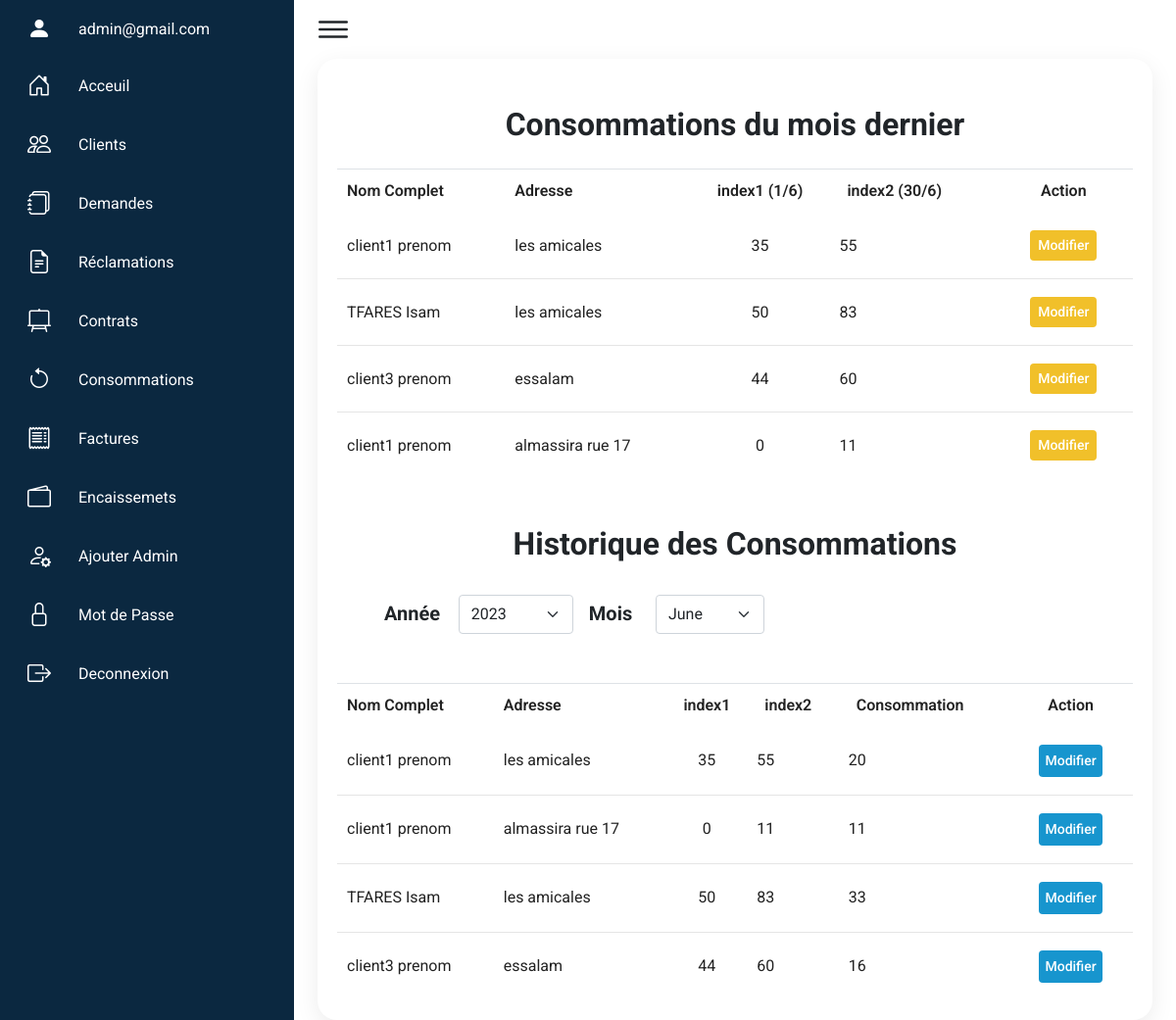
Screenshot of /index.php?page=consommations (signed in) with the database file from the repository.
### tables this page shows
CREATE TABLE `contrats` (
  `contrat_id` int(11) NOT NULL,
  `client_id` int(11) NOT NULL,
  `numero` int(11) NOT NULL,
  `date_de_debut` date NOT NULL DEFAULT current_timestamp(),
  `date_de_fin` date DEFAULT NULL,
  `adresse_local` varchar(50) NOT NULL,
  `localite_id` int(11) NOT NULL,
  `etat` int(11) NOT NULL DEFAULT 1
);

CREATE TABLE `clients` (
  `client_id` int(11) NOT NULL,
  `password` varchar(50) NOT NULL,
  `nom` varchar(20) NOT NULL,
  `prenom` varchar(20) NOT NULL,
  `adresse` varchar(50) NOT NULL,
  `tel` varchar(10) NOT NULL,
  `email` varchar(30) NOT NULL,
  `isVerified` int(11) NOT NULL DEFAULT 0,
  `token` varchar(255) NOT NULL,
  `isActive` tinyint(4) NOT NULL DEFAULT 1
);

CREATE TABLE `consommations` (
  `consommation_id` int(11) NOT NULL,
  `contrat_id` int(11) NOT NULL,
  `consommation_mois` varchar(20) NOT NULL DEFAULT current_timestamp(),
  `consommation_annee` varchar(20) NOT NULL,
  `consommation_index1` int(11) NOT NULL,
  `consommation_index2` int(11) NOT NULL
);

### controllers/consommations.php (called while the page is built, shortened)
<?php
require_once('./models/consommations.php');
require_once('./models/contrats.php');
function getConsommationsOfLMTest()
{
    $currentMonth = date('n');
    $currentYear = date('Y');
    if ($currentMonth == 1) {
        $month = 12;
        $year = $currentYear - 1;
        $month2 = 11;
        $year2 = $currentYear - 1;
    } elseif ($currentMonth == 2) {
        $month = 1;
        $year = $currentYear;
        $month2 = 12;
        $year2 = $currentYear - 1;
    } else {
        $month = $currentMonth - 1;
        $year = $currentYear;
        $month2 = $currentMonth - 2;
        $year2 = $currentYear;
    }
    $contrats = getActivesContartsHaveConsommations($month, $year);
    $consommations = [];
    foreach ($contrats as $contrat) {
        $consommation = getConsommationOfMounthAndYearOfContrat($month2, $year2, $contrat['contrat_id']);
        $contrat['consommation_index2'] = $consommation ? $consommation['consommation_index2'] : 0;
        $consommations[] = $contrat;
    }
    return $consommations;
}
function getYears()
{
    return Years();
}
function getMounths()
{
    return Mounths();
}
function getHistoriqueConsommations($year, $mounth)
{
    if (!empty($year) && !empty($mounth)) {
        return getHistoriqueConsommationsDB($year, $mounth);
    } else {
        RedirectwithPost("index.php?page=consommations", 0, "invalid data");
    }
}
function getConsommationsOfCM()
{
    $currentMonth = date('n');
    $currentYear = date('Y');
    if ($currentMonth == 1) {
        $lastMonthNumber = 12;
        $lastMonthYear = $currentYear - 1;
    } else {
        $lastMonthNumber = $currentMonth - 1;
        $lastMonthYear = $currentYear;
    }
    $contrats = getActivesContartsHaveConsommations($lastMonthNumber, $lastMonthYear);
    $consommations = [];
    foreach ($contrats as $contrat) {
        $consommation = getConsommationOfMounthAndYearOfContrat($lastMonthNumber, $lastMonthYear, $contrat['contrat_id']);
        $contrat['consommation_index1'] = $consommation ? $consommation['consommation_index1'] : NULL;
        $contrat['consommation_index2'] = $consommation ? $consommation['consommation_index2'] : NULL;
        $contrat['consommation_id'] = $consommation ? $consommation['consommation_id'] : NULL;
        $consommations[] = $contrat;
    }
    return $consommations;
}

### models/contrats.php (called while the page is built, shortened)
<?php
function getContrats()
{
    $db = connectToDatabase();
    if (isset($_SESSION['admin'])) {
        $stm = $db->prepare("SELECT c.*, cl.*, lo.*
    FROM contrats c
    JOIN clients cl ON cl.client_id = c.client_id
    JOIN localites lo ON c.localite_id = lo.localite_id
    WHERE c.etat=1;
    ");
    } else {
        $stm = $db->prepare("SELECT c.*, lo.*
    FROM contrats c
    JOIN localites lo ON c.localite_id = lo.localite_id WHERE c.client_id=:id and c.etat=1 ORDER BY c.`numero` DESC;
    ");
        $stm->bindParam(":id", $_SESSION['client']['client_id']);
    }
    $stm->execute();
    $contrats = $stm->fetchAll();
    return $contrats;
}
function getActivesContartsHaveConsommations($month, $year)
{
    $db = connectToDatabase();
    $stm = $db->prepare("SELECT contrats.*,clients.nom,clients.prenom from contrats,clients where contrats.client_id=clients.client_id and contrats.etat=1 and ( Month(contrats.date_de_debut)<= :month or YEAR(contrats.date_de_debut)<:year) ORDER BY contrats.contrat_id");
    $stm->bindParam(":month", $month);
    $stm->bindParam(":year", $year);
    $stm->execute();
    $contrats = $stm->fetchAll();
    return $contrats;
}

### models/consommations.php (called while the page is built, shortened)
<?php
function Years()
{
    $db = connectToDatabase();
    $stm = $db->prepare("SELECT DISTINCT consommation_annee FROM consommations ORDER BY consommation_annee DESC");
    $stm->execute();
    return $stm->fetchAll();
}
function Mounths()
{
    $db = connectToDatabase();
    $stm = $db->prepare("SELECT DISTINCT consommation_mois FROM consommations ORDER BY consommation_mois DESC");
    $stm->execute();
    return $stm->fetchAll();
}
function getHistoriqueConsommationsDB($year, $mounth)
{
    $db = connectToDatabase();
    $stm = $db->prepare("SELECT c.contrat_id,c.adresse_local, cl.nom,cl.prenom, cons.*
    FROM contrats c
    JOIN clients cl ON c.client_id = cl.client_id
    JOIN (
        SELECT contrat_id, MAX(consommation_mois) AS last_month
        FROM consommations
        WHERE consommation_mois = :month AND consommation_annee = :year
        GROUP BY contrat_id
    ) last_cons ON c.contrat_id = last_cons.contrat_id
    JOIN consommations cons ON last_cons.contrat_id = cons.contrat_id AND last_cons.last_month = cons.consommation_mois");
    $stm->bindParam(":month", $mounth);
    $stm->bindParam(":year", $year);
    $stm->execute();
    return $stm->fetchAll();
}
function getConsommationOfMounthAndYearOfContrat($mounth, $year, $contrat_id)
{
    $db = connectToDatabase();
    $stm = $db->prepare("SELECT * FROM `consommations` WHERE `contrat_id`=:c AND  `consommation_mois`=:m AND  `consommation_annee`=:y");
    $stm->bindParam(":c", $contrat_id);
    $stm->bindParam(":m", $mounth);
    $stm->bindParam(":y", $year);
    $stm->execute();
    return $stm->fetch();
}

### controllers/contrats.php (called while the page is built, shortened)
<?php
require('models/contrats.php');
function getContratsC()
{
    $contrats = getContrats();
    return $contrats;
}

### views/admin/consommations.php (the view, shortened to what this page needs)
<?php
$contrats = getContratsC();
$consommations = getConsommationsOfLMTest();
$consommationsOfCM = getConsommationsOfCM();
$years = getYears();
$mounths = getMounths();
$yearSelected = $years[0]['consommation_annee'];
$mounthSelected = $mounths[0]['consommation_mois'];
$historique_consommations = getHistoriqueConsommations($yearSelected, $mounthSelected);
$firstDayLastMonth = strtotime('first day of last month');
$lastDayLastMonth = strtotime('last day of last month');
$firstDayFormatted = date('j/n', $firstDayLastMonth);
$lastDayFormatted = date('j/n', $lastDayLastMonth);
$title = "Consommations" ?>
<div class="details-table p-0 px-2">
    <div class="activities pt-0 lesson-block m-0 mx-3 my-0">
        <h2 class="fw-bold mt-5 mb-3 text-center">Consommations du mois dernier</h2>
        <table class="border-top" style="max-height: 600px;overflow-y:auto;">
            <thead>
                <tr>
                    <td>Nom Complet</td>
                    <td class="text-start">Adresse</td>
                    <td>index1 (<?= $firstDayFormatted ?>)</td>
                    <td class="text-start ps-3">index2 (<?= $lastDayFormatted ?>)</td>
                    <td class="text-center">Action</td>
                </tr>
            </thead>
            <tbody id="">
                <?php foreach ($consommations as $key => $contrat) { ?>
                    <form action="index.php?page=addConsommation" method="post">
                        <tr>
                            <td> <?= $contrat['nom'] . " " . $contrat['prenom'] ?></td>
                            <td class="text-start"><?= $contrat['adresse_local'] ?></td>
                            <td class=" py-1 m-1 px-2 "><?= $contrat['consommation_index2'] ?></td>
                            <td class=" py-1 m-1 px-2 ">
                                <?php if ($consommationsOfCM[$key]["consommation_index2"]) {
                                    echo $consommationsOfCM[$key]["consommation_index2"];
                                } else { ?>
                                    <input type="number" name="index2" id="" min="<?= $contrat['consommation_index2'] ?>" required>
                                <?php } ?>
                            </td>
                            <td>
                                <div class="d-flex justify-content-evenly py-2 align-items-center">
                                    <?php if ($consommationsOfCM[$key]["consommation_index2"]) { ?>
                                        <button type="button" class="status btn pending border-none mx-2" data-bs-toggle="modal" data-bs-target="#editConsommation<?= $consommationsOfCM[$key]['consommation_id'] ?>">
                                            Modifier
                                        </button>
                                    <?php } else { ?>
                                        <button type="submit" class="status btn delivered border-none mx-2">Enregistrer</button>
                                    <?php } ?>
                                </div>
                            </td>
                        </tr>
                    </form>
                <?php } ?>
            </tbody>
        </table>
        <h2 class="fw-bold mt-5 mb-4 text-center">Historique des Consommations</h2>
        <div class="d-flex flex-start my-2 mx-5">
            <div class="d-flex me-3">
                <label class="fw-bold fs-5 mt-1">Année &nbsp;&nbsp;&nbsp;&nbsp;&nbsp;&nbsp;&nbsp;&nbsp;&nbsp;</label>
                <select name="year" id="selectYear" class="form-select w-75" aria-label="Default select example" style="height: 40px !important;">
                    <?php if (isset($_POST['year'])) { ?>
                        <?php foreach ($years as $year) {
                            if ($_POST['year'] == $year['consommation_annee']) { ?>
                                <option value="<?= $year['consommation_annee'] ?>" selected><?= $year['consommation_annee'] ?></option>
                            <?php } else { ?>
                                <option value="<?= $year['consommation_annee'] ?>"><?= $year['consommation_annee'] ?></option>
                        <?php  }
                        }
                    } else { ?>
                        <?php foreach ($years as $year) { ?>
                            <option value="<?= $year['consommation_annee'] ?>"><?= $year['consommation_annee'] ?></option>
                        <?php } ?>
                    <?php } ?>
                </select>
            </div>
            <div class="d-flex">
                <label class="fw-bold fs-5 mt-1">Mois &nbsp;&nbsp;&nbsp;&nbsp;&nbsp;&nbsp;&nbsp;&nbsp;&nbsp;</label>
                <select name="mounth" id="selectMounth" class="form-select w-75" aria-label="Default select example" style="height: 40px !important;">
                    <?php if (isset($_POST['mounth'])) { ?>
                        <?php foreach ($mounths as $mounth) {
                            if ($_POST['mounth'] == $mounth['consommation_mois']) { ?>
                                <option value="<?= $mounth['consommation_mois'] ?>" selected><?= date('F', strtotime("01-" . $mounth['consommation_mois'] . "-2000")) ?></option>
                            <?php } else { ?>
                                <option value="<?= $mounth['consommation_mois'] ?>"><?= date('F', strtotime("01-" . $mounth['consommation_mois'] . "-2000")) ?></option>
                        <?php  }
                        }
                    } else { ?>
                        <?php foreach ($mounths as $mounth) { ?>
                            <option value="<?= $mounth['consommation_mois'] ?>"><?= date('F', strtotime("01-" . $mounth['consommation_mois'] . "-2000")) ?></option>
                        <?php } ?>
                    <?php } ?>
                </select>
            </div>
        </div>
        <table class="border-top">
            <thead>
                <tr>
                    <td>Nom Complet</td>
                    <td class="text-start">Adresse</td>
                    <td>index1 </td>
                    <td class="text-start ps-3">index2 </td>
                    <td class="text-start ps-3">Consommation</td>
                    <?php if ($yearSelected == $years[0]['consommation_annee'] && $mounthSelected == $mounths[0]['consommation_mois']) { ?>
                        <td class="text-center">Action</td>
                    <?php } ?>
                </tr>
            </thead>
            <tbody id="" style="max-height: 600px;overflow-y:auto">
                <?php foreach ($historique_consommations as $key => $contrat) { ?>
                    <tr>
                        <td> <?= $contrat['nom'] . " " . $contrat['prenom'] ?></td>
                        <td class="text-start"><?= $contrat['adresse_local'] ?></td>
                        <td class=" py-1 m-1 px-2 "><?= $contrat['consommation_index1'] ?></td>
                        <td class=" py-1 m-1 px-2 "><?= $contrat['consommation_index2'] ?></td>
                        <td class=" py-1 m-1 px-2 "><?= $contrat['consommation_index2'] - $contrat['consommation_index1'] ?></td>
                        <?php if ($yearSelected == $years[0]['consommation_annee'] && $mounthSelected == $mounths[0]['consommation_mois']) { ?>
                            <td>
                                <div class="d-flex justify-content-evenly py-2 align-items-center">
                                    <button type="button" class="status btn delivered border-none mx-2" data-bs-toggle="modal" data-bs-target="#editConsommation<?= $contrat['contrat_id'] ?>">
                                        Modifier
                                    </button>
                                </div>
                            </td>
                        <?php } ?>
                    </tr>
                <?php } ?>
            </tbody>
        </table>
    </div>
</div>
<?php require('views/admin/layout.php');

### css/admin.css (style rules this page uses)
* { font-family: Roboto; margin: 0; padding: 0; box-sizing: border-box; }
:root { --blue: #0B2840; --white: #fff; --gray: #f5f5f5; --black1: #222; --black2: #999; }
body { min-height: 100vh; overflow-x: hidden; }
.details-table { position: relative; width: 100%; padding: 20px; display: grid; }
.details-table .activities { position: relative; display: grid; min-height: 500px; background: var(--white); padding: 20px; box-shadow: 0 7px 25px rgba(0, 0, 0, 0.08); border-radius: 20px; }
.details-table table { width: 100%; border-collapse: collapse; margin-top: 10px; }
.details-table table thead td { font-weight: 600; }
.details-table .activities table tr { color: var(--black1); border-bottom: 1px solid rgba(0, 0, 0, 0.1); }
.details-table .activities table tr:last-child { border-bottom: none; }
.details-table .activities table tr td { padding: 10px; }
.details-table .activities table tr td:last-child { text-align: end; }
.details-table .activities table tr td:nth-child(2) { text-align: end; }
.details-table .activities table tr td:nth-child(3) { text-align: center; }
.status.delivered { padding: 2px 4px; background: #1795ce; color: var(--white); border-radius: 4px; padding: 5px; font-size: 14px; font-weight: 500; }
.status.pending { padding: 4px 7px; background: #f1c02a; color: var(--white); border-radius: 4px; font-size: 14px; font-weight: 500; }

### rows the page displays
contrats: client.nom "client1", client.prenom "prenom", adresse_local "almassira rue 17", client.isVerified "0", consommation_index2 "11", consommations.consommation_index1 "0", consommations.consommation_index2 "11"
contrats: client.nom "client1", client.prenom "prenom", adresse_local "les amicales", consommations.consommation_index1 "35", consommations.consommation_index2 "55", consommations.consommation_index2+consommation_index1 "20"
contrats: client.nom "TFARES", client.prenom "Isam", adresse_local "les amicales", consommations.consommation_index1 "50", consommations.consommation_index2 "83", consommations.consommation_index2+consommation_index1 "33"
contrats: client.nom "client3", client.prenom "prenom", adresse_local "essalam", consommations.consommation_index1 "44", consommations.consommation_index2 "60", consommations.consommation_index2+consommation_index1 "16"

### other values shown
$_SESSION['admin']['email'] "admin@gmail.com"
$contrat['nom'] "client1"
$contrat['prenom'] "prenom"
$contrat['adresse_local'] "les amicales"
$contrat['consommation_index2'] "35"
$consommationsOfCM[$key]["consommation_index2"] "55"
$contrat['nom'] "TFARES"
$contrat['prenom'] "Isam"
$contrat['consommation_index2'] "50"
$consommationsOfCM[$key]["consommation_index2"] "83"
$contrat['nom'] "client3"
$contrat['adresse_local'] "essalam"
$contrat['consommation_index2'] "44"
$consommationsOfCM[$key]["consommation_index2"] "60"
form field year "2023"
